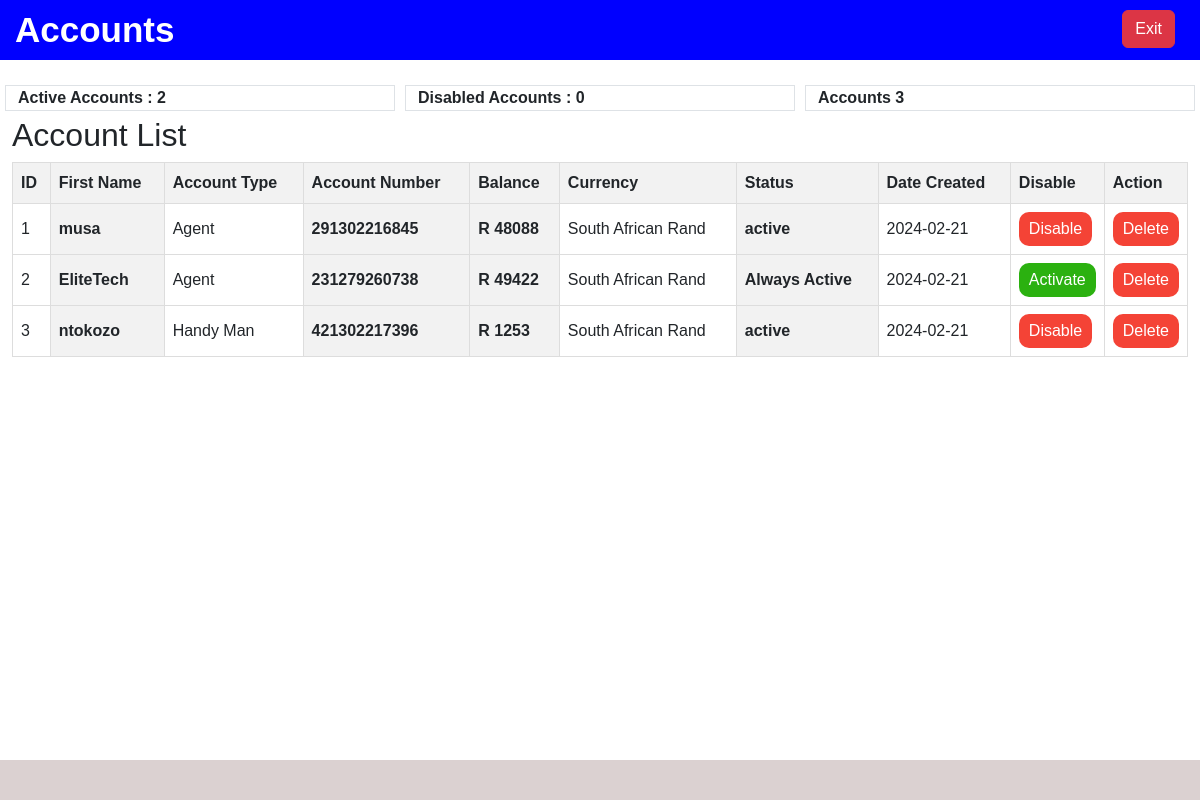
The app's page /root_accounts (signed in), older data.
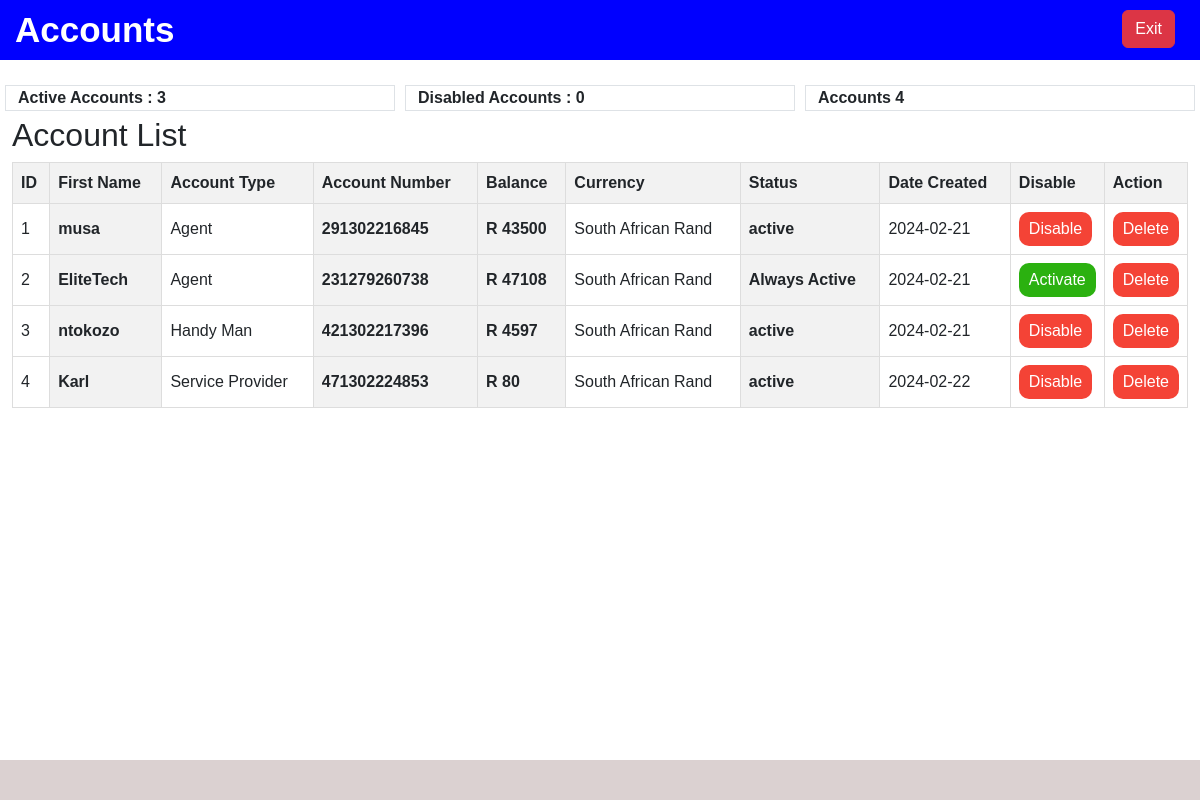
The same page, newer data.
### app_models/accounts.py (models this page shows, shortened)
class Accounts(db.Model):
    id = db.Column(db.Integer, primary_key=True)
    account_name = db.Column(db.String(50))
    account_type = db.Column(db.String(50))
    account_number = db.Column(db.Integer)
    currency = db.Column(db.String(100))
    currency_symbol = db.Column(db.String(5))
    previous_balance = db.Column(db.Integer)
    account_balance = db.Column(db.Integer)
    account_pin = db.Column(db.String(50))
    account_status = db.Column(db.String(50))
    creation_date = db.Column(db.Date)
    creation_time = db.Column(db.Time)
    user_id = db.Column(db.ForeignKey("user.id"), nullable=False)

### app.py (the view)
@app.route("/root_accounts", methods=['GET','POST'])
@login_required
def root_accounts():
    page_name = 'Accounts'
    if current_user.role != 'Agent' and current_user.user_name != 'EliteTechRoot':
        flash('Access Denied')
        return redirect('/')
    accounts = Accounts.query.all()
    active_accounts = (
        Accounts.query.filter(or_(
            Accounts.account_status == 'active',
        )).count()
    )
    disabled_accounts = (
        Accounts.query.filter(or_(
            Accounts.account_status == 'disabled',
        )).count()
    )
    account_count = Accounts.query.count()
    url = '/root_accounts'
    return render_template('admin/root_accounts.html',page_name=page_name,
                           accounts=accounts,
                           account_count=account_count,
                           active_accounts=active_accounts,
                           disabled_accounts=disabled_accounts,
                           url=url,
                           )

### app.py (called while the page is built)
@login_manager.user_loader
def load_user(user_id):
    return User.query.get(int(user_id))

### templates/admin/root_accounts.html (shortened to what this page needs)
{% extends 'layouts/root.html' %}
{% block content %}
<div class="row count">
    <div class="col border">Active Accounts : {{active_accounts}}</div>
    <div class="col border">Disabled Accounts : {{disabled_accounts}} </div>
    <div class="col border">Accounts {{account_count}} </div>
</div>
<h2>Account List</h2>
<table>
    <thead>
        <tr>
            <th>ID</th>
            <th>First Name</th>
            <th>Account Type</th>
            <th>Account Number</th>
            <th>Balance</th>
            <th>Currency</th>
            <th>Status</th>
            <th>Date Created</th>
            <th class="sm">Disable</th>
            <th class="sm">Action</th>
        </tr>
    </thead>
    <tbody>
        {% for account in accounts %}
        <tr>
            <td>{{ account.id }}</td>
            <th>{{ account.account_name }}</th>
            <td>{{ account.account_type }}</td>
            <th>{{ account.account_number }}</th>
            <th> {{account.currency_symbol}} {{ account.account_balance }}</th>
            <td>{{ account.currency }}</td>
            <th>{{ account.account_status}}</th>
            <td>{{ account.creation_date }}</td>
            <td>
                {% if account.account_status == 'active' %}
                <form method="post" action="{{url_for('disable_funds_account', account_id=account.id) }}">
                    <button type="submit" class="delete-button">Disable</button>
                </form>
                {% elif account.account_status != 'active' %}
                <form method="POST" action="{{url_for('activate_funds_account', account_id=account.id) }}">
                    <button type="submit" class="activate-button">Activate</button>
                </form>
                {% elif account.account_status == 'Always Active' %}
                <form method="POST" action="{{url_for('activate_funds_account', account_id=account.id) }}">
                    <input type="hidden" name="_method" value="UPDATE">
                    <button disabled type="submit" class="activate-button">Activate</button>
                </form>
                {% endif %}
            </td>
            <td>
                <form method="POST" action="{{ url_for('delete_account', account_id=account.id) }}">
                    <button type="submit" class="delete-button">Delete</button>
                </form>
            </td>
        </tr>
        {% endfor %}
    </tbody>
</table>
</div>
{% endblock %}

Row changes from the older to the newer data that the page shows:
changed Accounts "musa": account_balance "48088" → "43500"
changed Accounts "EliteTech": account_balance "49422" → "47108"
changed Accounts "ntokozo": account_balance "1253" → "4597"
added Accounts: id "4", account_name "Karl", account_type "Service Provider", account_number "471302224853", currency_symbol "R", account_balance "80", currency "South African Rand", account_status "active", creation_date "2024-02-22"
Text that changed along with them:
{{ active_accounts }}: "2" → "3"
{{ account_count }}: "3" → "4"
